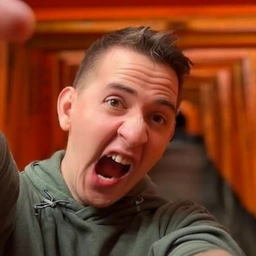
#> input picture components/room/tools/art/peter-photo.png, 256 x 256 px
$ python -i cut.py   (imports and definitions only)
#> lines starting #> are read from the running program, lines starting #| are printed output that depends on the picture; after the words box and inside, x2 and y2 are one past the last pixel; in counts of white or black regions, pixels touching at a corner belong together
#> further down, picture is the input picture: shape (256, 256, 3); mean B, G, R 43.1, 67.1, 127.1
"""Cut the painted plate into layers.

Object masks: inside each object's box, pixels that can be reached from the box edge without
crossing an ink line are background; everything enclosed is the object. Ink lines come from a
luminance + gradient edge map, closed by a small dilation so watercolor gaps don't leak.
"""
import json
import os
import sys
from pathlib import Path

import numpy as np
from PIL import Image, ImageFilter
from scipy import ndimage as ndi

# Source PNGs (plate-b.png, view.png, trains.png, peter-sheet.png, props.png) are in art/.
HERE = Path(os.environ.get("ROOM_ART", Path(__file__).parent / "art"))
WORK = HERE / "work"
# [1 line not run here, left out]


def lum(a):
    return 0.299 * a[..., 0] + 0.587 * a[..., 1] + 0.114 * a[..., 2]
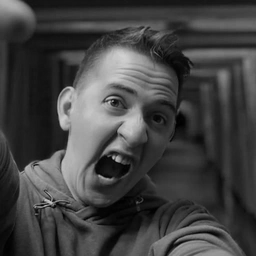
#> returned value: shape (256, 256) float32; min 0.456, max 210.2, mean 66.8


def edge_map(rgb, dark=105, grad=38, grow=1):
    L = lum(rgb.astype(np.float32))
    gx = ndi.sobel(L, axis=1)
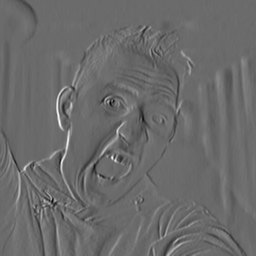
#> gx: shape (256, 256) float32; min -454.2, max 628, mean 0.5; drawn with min black and max white
    gy = ndi.sobel(L, axis=0)
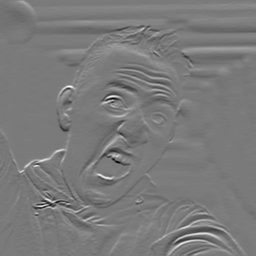
#> gy: shape (256, 256) float32; min -580, max 626, mean 1.4; drawn with min black and max white
    g = np.hypot(gx, gy) / 4
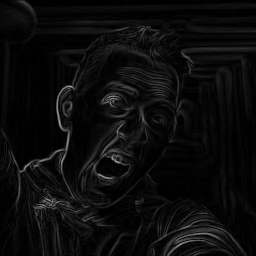
#> g: shape (256, 256) float32; min 0, max 162.2, mean 12.1
    e = (L < dark) | (g > grad)
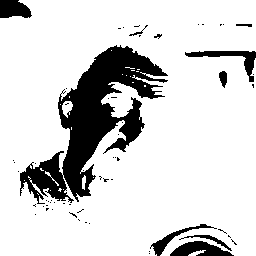
#> e: shape (256, 256) bool; 83.6% white; 60 black regions (50 under 20 px), largest, box (x1, y1, x2, y2) and area: (20, 45, 168, 204) 8327, (170, 241, 234, 256) 579, (185, 51, 256, 82) 548
    if grow:
        e = ndi.binary_dilation(e, iterations=grow)
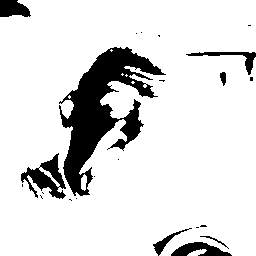
#> e: shape (256, 256) bool; 87.1% white; 23 black regions (15 under 20 px), largest, box (x1, y1, x2, y2) and area: (59, 47, 166, 196) 5981, (21, 153, 66, 199) 879, (171, 242, 232, 256) 482
    return e


# [76 lines left out: functions object_mask, soft, magenta_alpha, inpaint, checker, preview, not called in this run]


# [2 lines not run here, left out]

>>> import cv2
>>> picture = cv2.imread('art/peter-photo.png')
>>> result = edge_map(picture)

$ run again, on components/room/tools/art/mock-screen.png
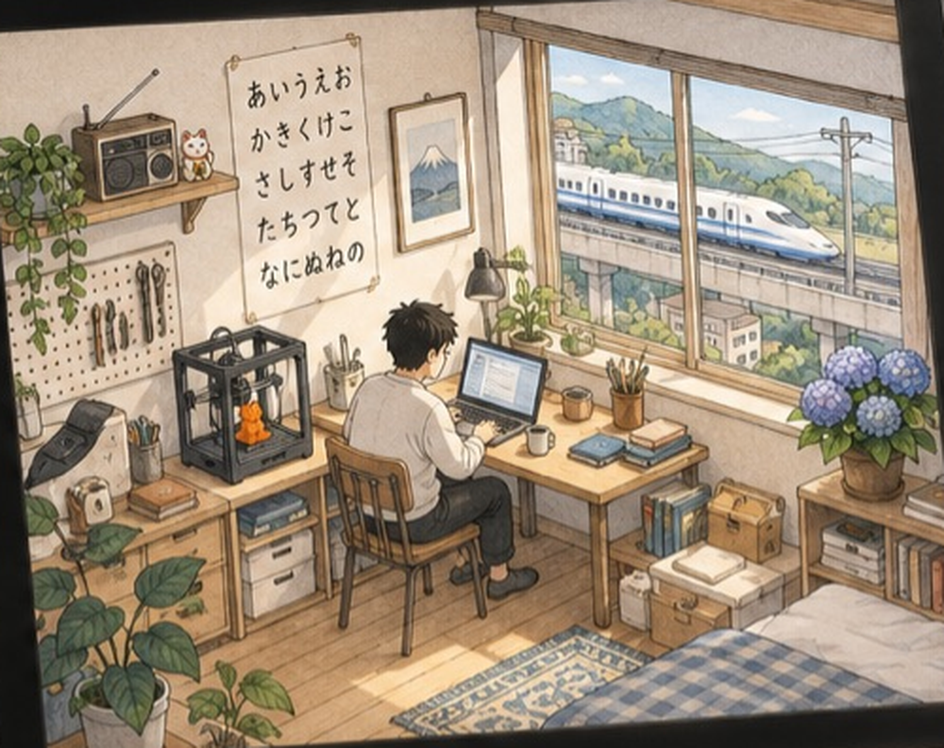
#> input picture components/room/tools/art/mock-screen.png, 944 x 748 px, shrunk from 1500 x 1188 before the run
#> picture is the input picture: shape (748, 944, 3); mean B, G, R 123.9, 142.9, 158.2
#> in edge_map, `e = (L < dark) | (g > grad)`:
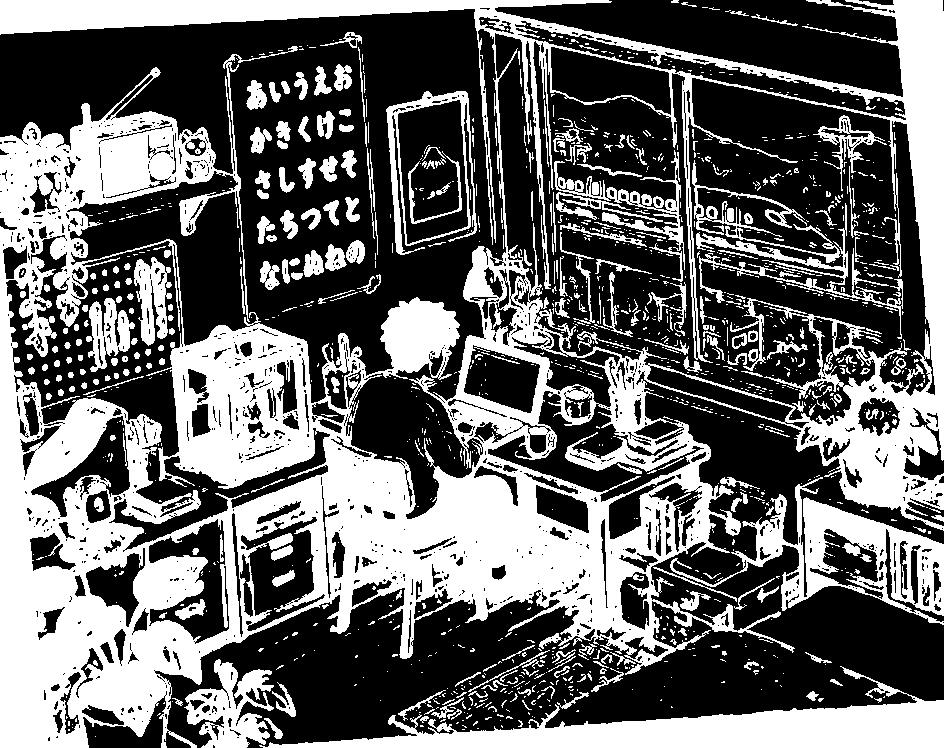
#> e: shape (748, 944) bool; 40.5% white; 1358 white regions (1052 under 20 px), largest, box (x1, y1, x2, y2) and area: (0, 0, 944, 748) 210705, (259, 666, 944, 748) 18020, (670, 477, 944, 625) 10275
#> in edge_map, `e = ndi.binary_dilation(e, iterations=grow)`:
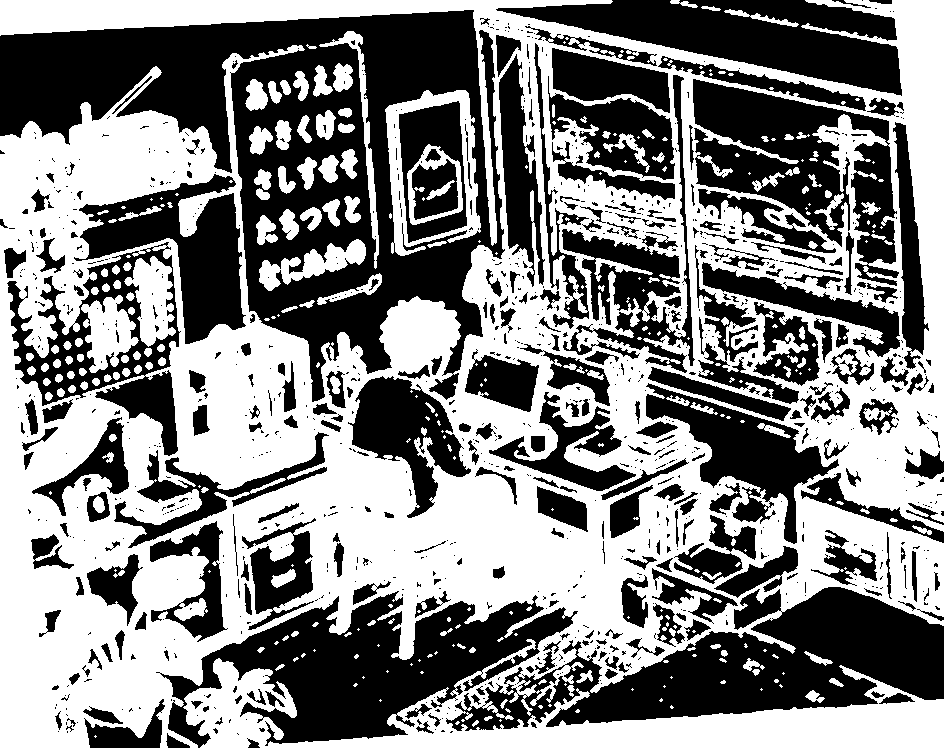
#> e: shape (748, 944) bool; 51.8% white; 1036 black regions (752 under 20 px), largest, box (x1, y1, x2, y2) and area: (0, 10, 505, 402) 75280, (446, 587, 944, 731) 32754, (156, 591, 578, 748) 28583
